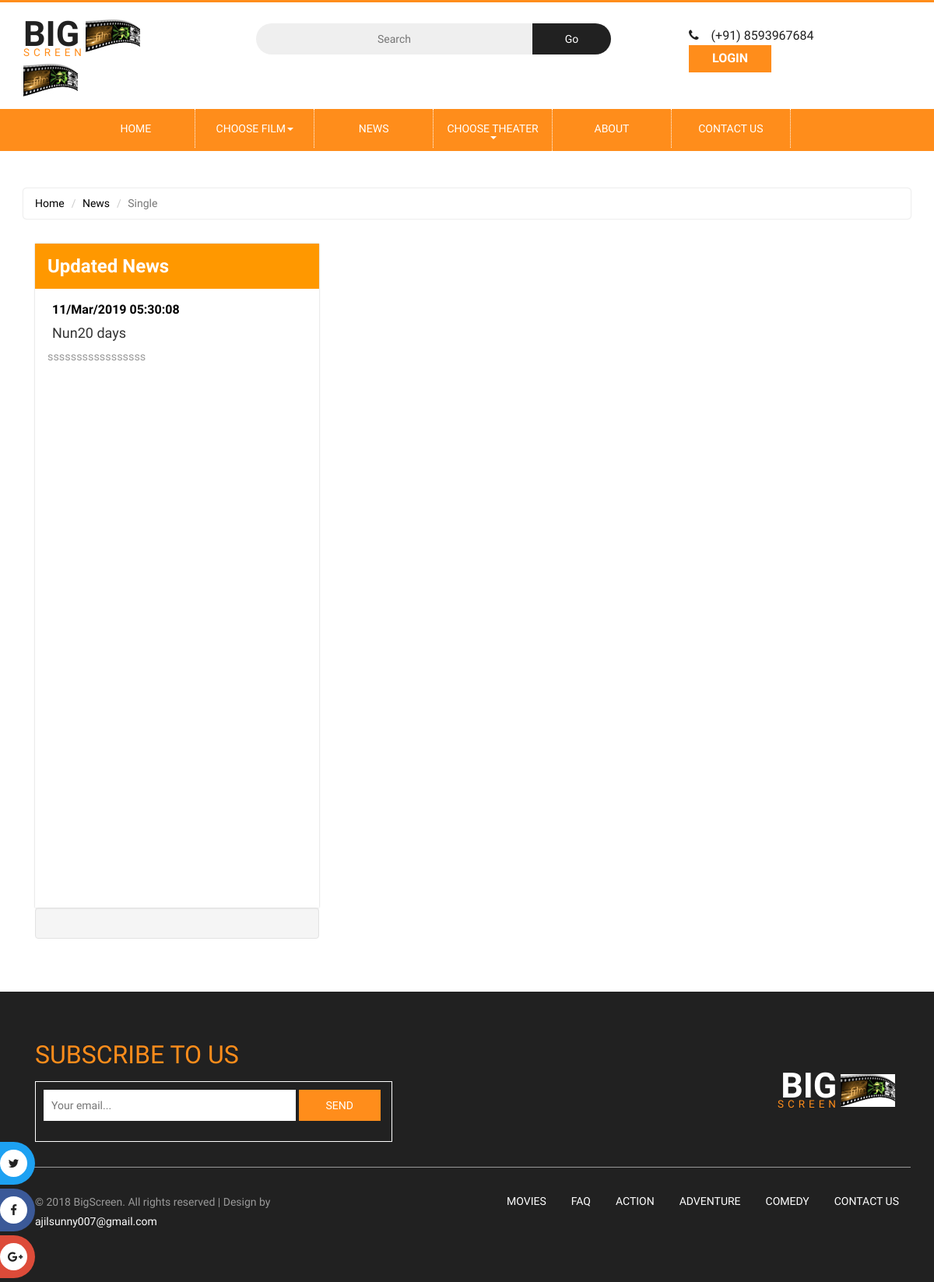
Page /index.php/usercontroller/newssingle on the earlier database version.
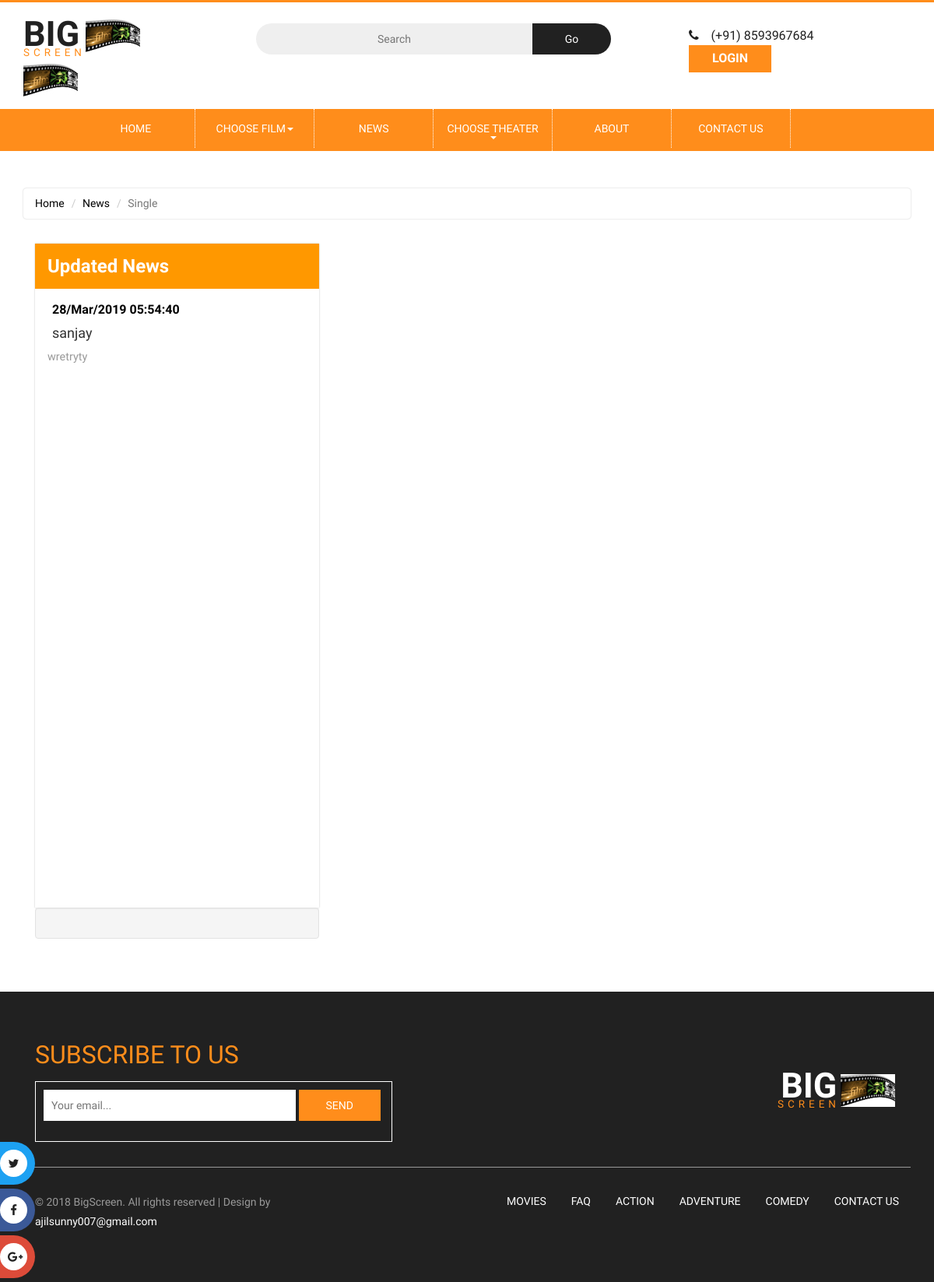
Same page on the later database version.
### tables this page shows
CREATE TABLE `tbl_news` (
  `nid` int(11) NOT NULL,
  `heading` varchar(100) NOT NULL,
  `photo` varchar(500) NOT NULL,
  `description` text NOT NULL,
  `ndate` varchar(100) NOT NULL,
  `nstatus` int(11) NOT NULL
);

### application/controllers/usercontroller.php (called while the page is built, shortened)
<?php
class Usercontroller extends CI_Controller
{
	function __construct()
	{
		$this->load->model('Mymodel');
		$this->load->model('amodel');
		$this->load->model('tmodel');
		$this->load->helpers(array('url','form'));
		$this->load->library(array('session','upload'));
	}
function newssingle()
{
	$nid=$this->input->post('nid');
	$result['dis']=$this->Mymodel->states();
	$result['news']=$this->Mymodel->news();
	$result['newssing']=$this->Mymodel->newssingle($nid);
	$this->load->view('news_single',$result);
}
}
?>

### index.php (called while the page is built, shortened)
<?php
require_once BASEPATH.'core/CodeIgniter.php';

### application/models/Mymodel.php (called while the page is built, shortened)
<?php
class Mymodel extends CI_Model
{
	function news()
	{
		$this->db->order_by("nid", "desc");
		$querys=$this->db->get_where('tbl_news');
		return $querys->result();
	}
}
?>

### application/views/news_single.php (the view, shortened to what this page needs)
<?php
include('Header.php');
?>
<div class="faq">
			<div class="container">
				<div class="agileits-news-top">
					<ol class="breadcrumb">
					  <li><a href="index.html">Home</a></li>
					   <li><a href="news.html">News</a></li>
					  <li class="active">Single</li>
					</ol>
				</div>
				<div class="agileinfo-news-top-grids">
					<div class="col-md-4 wthree-news-right">
						<div class="news-right-top">
							<div class="wthree-news-right-heading">
								<h3>Updated News</h3>
							</div>
							<div class="wthree-news-right-top">
								<div class="news-grids-bottom" >
									<div id="design" class="date">
										<div id="cycler">
                      <?php
                        foreach ($news as $key)
                        {
                          $heading=$key->heading;
                          $date2=date_create($key->ndate);
                          $date3=date_format($date2,"d/M/Y H:i:s");
                          $discription1=$key->description;
                          $discription = substr($discription1, 0, 100);
                       ?>
                       <div class="date-text">
                         <form action="<?php echo site_url('usercontroller/newssingle'); ?>" method="post">
 												<a><button style="background:none;border:none" type="submit"><?php echo $date3 ?></button></a>
 												<p><h4><button style="background:none;border:none" type="submit"><?php echo $heading; ?></button></h4></p>
                         <p><?php echo $discription; ?></p>
                       </form>
 											</div>
                    <?php } ?>
										</div>
									</div>
								</div>
							</div>
						</div>
            <div class="clearfix well">
              </div>
					</div>
				</div>
			</div>
	</div>
  <?php
  include('footer.php');
  ?>

Differences in the rows shown:
removed tbl_news: ndate "11/Mar/2019 05:30:08", heading "Nun20 days", description "sssssssssssssssss"
added tbl_news: ndate "28/Mar/2019 05:54:40", heading "sanjay", description "wretryty"
